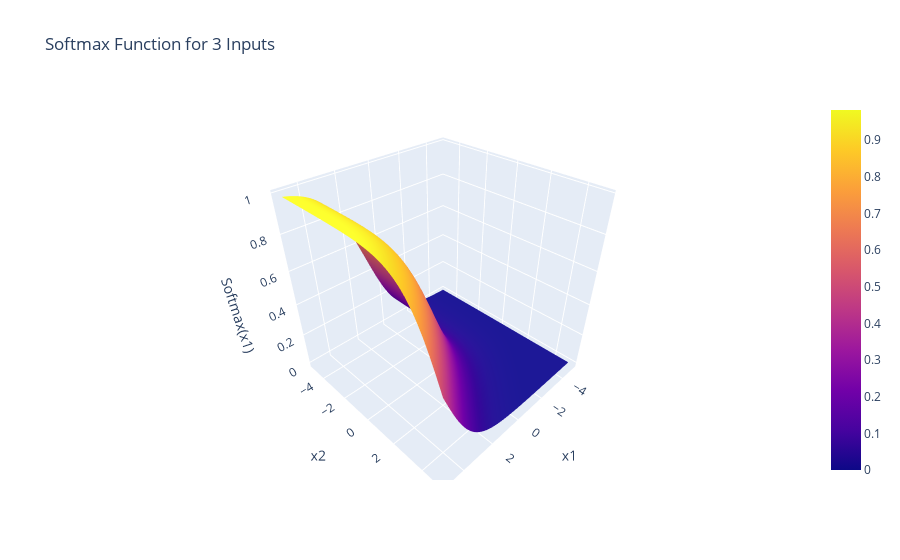

Notebook source saved alongside this figure:
### Markdown cell above
<h5><b><span style="color:violet">5. Softmax </b></h5></span>

$$ \large S(y_i) = \frac{e^{y_i}}{\sum \limits _{k}e^{y_k}} $$
  

- **Range**: $(0, 1)$ and the sum of outputs is $1$.
- **Usage**: Primarily used in the output layer of a classification model to predict probabilities for multiple classes.
- **Interpretation**: 
  1. It is used in multi-class classification problems where you need to assign a probability to each class. 
  2. The Softmax function converts a vector of raw scores (logits) into probabilities that sum to $1$.
- **Advantages**: Probabilities are easier to understand and communicate compared to raw output values
- **Disadvantage**: Because the softmax function amplifies differences, it can be sensitive to outliers or extreme values.

### Code cell
import numpy as np
import plotly.graph_objects as go

# Softmax function
def softmax(x):
    e_x = np.exp(x)  # Subtracting max for numerical stability
    return e_x / e_x.sum(axis=0)

# Create grid of input values for two variables
x1_vals = np.linspace(-5, 5, 100)
x2_vals = np.linspace(-5, 5, 100)
x1, x2 = np.meshgrid(x1_vals, x2_vals)

# Calculate softmax for the two variables and a third fixed input
z = np.zeros_like(x1)
for i in range(x1.shape[0]):
    for j in range(x1.shape[1]):
        inputs = [x1[i, j], x2[i, j], 1.0]  # Third input is fixed
        softmax_vals = softmax(inputs)
        z[i, j] = softmax_vals[0]  # Plot softmax value for the first class

# Create a 3D surface plot using Plotly
fig = go.Figure(data=[go.Surface(z=z, x=x1, y=x2)])

# Add labels and title
fig.update_layout(title="Softmax Function for 3 Inputs",
                  scene = dict(
                      xaxis_title='x1',
                      yaxis_title='x2',
                      zaxis_title='Softmax(x1)'
                  ))

# Show the plot
fig.show()

### Figure 1 — Plotly figure (JSON) as saved in the notebook; plotly's stock layout.template omitted (floating-point values rounded to 4 significant figures; data arrays with more than 128 entries replaced by an {"elided": "..."} marker saying what was removed)
{"data": [{"type": "surface", "x": {"elided": "100x100 float values"}, "y": {"elided": "100x100 float values"}, "z": {"elided": "100x100 float values"}}], "layout": {"scene": {"xaxis": {"title": {"text": "x1"}}, "yaxis": {"title": {"text": "x2"}}, "zaxis": {"title": {"text": "Softmax(x1)"}}}, "title": {"text": "Softmax Function for 3 Inputs"}}}
